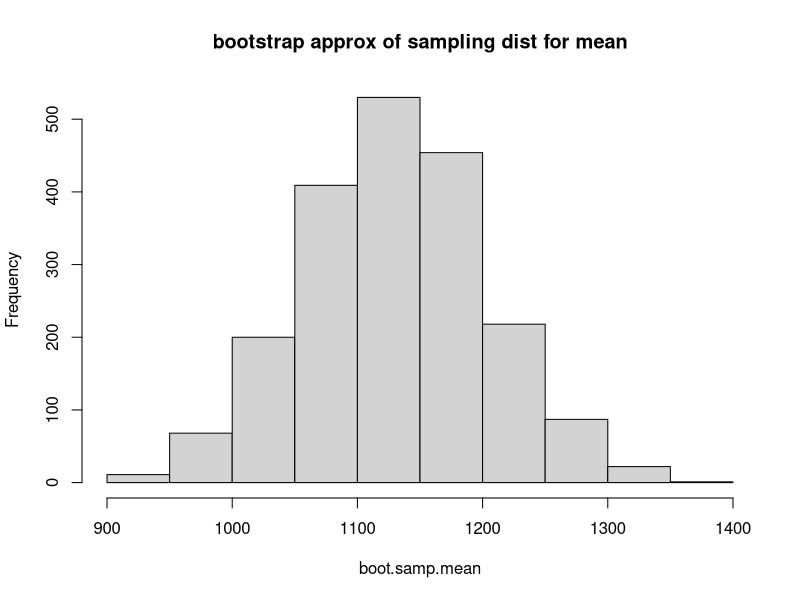
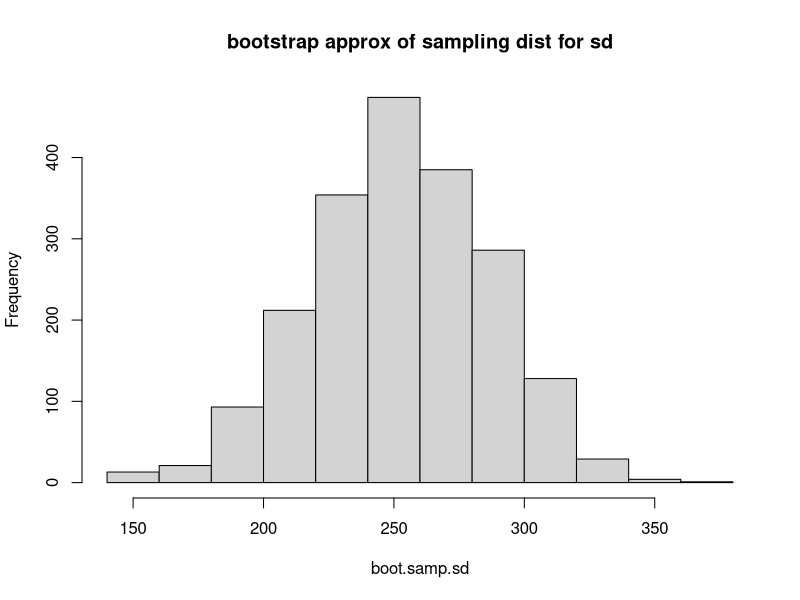

These figures' R source, in order:
x <- c(929.872, 804.04, 1268.848, 983.8, 965.824, 1589.848, 816.88, 1381.84, 1356.16, 855.4, 1340.752, 1281.688) 


# a. 
B <- 2000 
boot.samp.mean <- sapply(1:B, function(xx){mean(sample(x, size = length(x), replace = T))}) 
hist(boot.samp.mean, main="bootstrap approx of sampling dist for mean") 


mean(boot.samp.mean) 
sd(boot.samp.mean) 



# b. 
B <- 2000 
boot.samp.sd <- sapply(1:B, function(xx){sd(sample(x, size = length(x), replace = T))}) 
hist(boot.samp.sd, main="bootstrap approx of sampling dist for sd") 


mean(boot.samp.sd) 
sd(boot.samp.sd)